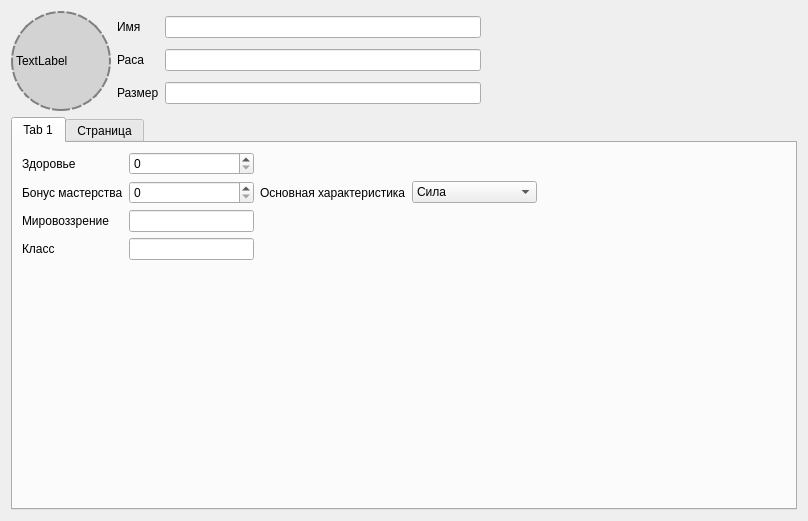
<?xml version="1.0" encoding="UTF-8"?>
<ui version="4.0">
 <class>Form</class>
 <widget class="QWidget" name="Form">
  <property name="geometry">
   <rect>
    <x>0</x>
    <y>0</y>
    <width>808</width>
    <height>521</height>
   </rect>
  </property>
  <property name="windowTitle">
   <string>Form</string>
  </property>
  <layout class="QGridLayout" name="gridLayout_3">
   <item row="1" column="0" colspan="2">
    <widget class="QTabWidget" name="tabWidget">
     <property name="currentIndex">
      <number>0</number>
     </property>
     <widget class="QWidget" name="tab">
      <attribute name="title">
       <string>Tab 1</string>
      </attribute>
      <layout class="QGridLayout" name="gridLayout_2">
       <item row="1" column="2">
        <widget class="QLabel" name="label_The_main_characteristic">
         <property name="text">
          <string>Основная характеристика</string>
         </property>
        </widget>
       </item>
       <item row="3" column="0">
        <widget class="QLabel" name="label_Class">
         <property name="text">
          <string>Класс</string>
         </property>
        </widget>
       </item>
       <item row="1" column="1">
        <widget class="QSpinBox" name="spinBox_mastership_bonus"/>
       </item>
       <item row="4" column="0">
        <spacer name="verticalSpacer">
         <property name="orientation">
          <enum>Qt::Orientation::Vertical</enum>
         </property>
         <property name="sizeHint" stdset="0">
          <size>
           <width>20</width>
           <height>40</height>
          </size>
         </property>
        </spacer>
       </item>
       <item row="1" column="4">
        <spacer name="horizontalSpacer_5">
         <property name="orientation">
          <enum>Qt::Orientation::Horizontal</enum>
         </property>
         <property name="sizeHint" stdset="0">
          <size>
           <width>40</width>
           <height>20</height>
          </size>
         </property>
        </spacer>
       </item>
       <item row="1" column="0">
        <widget class="QLabel" name="label_mastership_bonus">
         <property name="text">
          <string>Бонус мастерства</string>
         </property>
        </widget>
       </item>
       <item row="0" column="0">
        <widget class="QLabel" name="label_health">
         <property name="text">
          <string>Здоровье</string>
         </property>
        </widget>
       </item>
       <item row="3" column="1">
        <widget class="QLineEdit" name="lineEdit_class"/>
       </item>
       <item row="2" column="0">
        <widget class="QLabel" name="label_worldview">
         <property name="text">
          <string>Мировоззрение</string>
         </property>
        </widget>
       </item>
       <item row="2" column="1">
        <widget class="QLineEdit" name="lineEdit_worldview"/>
       </item>
       <item row="0" column="5">
        <spacer name="horizontalSpacer_3">
         <property name="orientation">
          <enum>Qt::Orientation::Horizontal</enum>
         </property>
         <property name="sizeHint" stdset="0">
          <size>
           <width>40</width>
           <height>20</height>
          </size>
         </property>
        </spacer>
       </item>
       <item row="1" column="3">
        <widget class="QComboBox" name="comboBox_The_main_characteristic">
         <item>
          <property name="text">
           <string>Сила</string>
          </property>
         </item>
         <item>
          <property name="text">
           <string>Ловкость</string>
          </property>
         </item>
         <item>
          <property name="text">
           <string>Телосложение</string>
          </property>
         </item>
         <item>
          <property name="text">
           <string>Интелект</string>
          </property>
         </item>
         <item>
          <property name="text">
           <string>Мудрость</string>
          </property>
         </item>
         <item>
          <property name="text">
           <string>Харизма</string>
          </property>
         </item>
        </widget>
       </item>
       <item row="1" column="5">
        <spacer name="horizontalSpacer">
         <property name="orientation">
          <enum>Qt::Orientation::Horizontal</enum>
         </property>
         <property name="sizeHint" stdset="0">
          <size>
           <width>40</width>
           <height>20</height>
          </size>
         </property>
        </spacer>
       </item>
       <item row="0" column="3">
        <spacer name="horizontalSpacer_4">
         <property name="orientation">
          <enum>Qt::Orientation::Horizontal</enum>
         </property>
         <property name="sizeHint" stdset="0">
          <size>
           <width>40</width>
           <height>20</height>
          </size>
         </property>
        </spacer>
       </item>
       <item row="0" column="1">
        <widget class="QSpinBox" name="spinBox_health"/>
       </item>
      </layout>
     </widget>
     <widget class="QWidget" name="tab_2">
      <attribute name="title">
       <string>Страница</string>
      </attribute>
      <layout class="QVBoxLayout" name="verticalLayout">
       <item>
        <widget class="QTextEdit" name="textEdit"/>
       </item>
      </layout>
     </widget>
    </widget>
   </item>
   <item row="0" column="1">
    <layout class="QGridLayout" name="gridLayout">
     <item row="1" column="2">
      <spacer name="horizontalSpacer_2">
       <property name="orientation">
        <enum>Qt::Orientation::Horizontal</enum>
       </property>
       <property name="sizeHint" stdset="0">
        <size>
         <width>40</width>
         <height>20</height>
        </size>
       </property>
      </spacer>
     </item>
     <item row="0" column="1">
      <widget class="QLineEdit" name="lineEdit_name"/>
     </item>
     <item row="1" column="0">
      <widget class="QLabel" name="label_race">
       <property name="text">
        <string>Раса</string>
       </property>
      </widget>
     </item>
     <item row="2" column="0">
      <widget class="QLabel" name="label_Size">
       <property name="text">
        <string>Размер</string>
       </property>
      </widget>
     </item>
     <item row="2" column="1">
      <widget class="QLineEdit" name="lineEdit_Size"/>
     </item>
     <item row="0" column="0">
      <widget class="QLabel" name="label_name">
       <property name="text">
        <string>Имя</string>
       </property>
      </widget>
     </item>
     <item row="1" column="1">
      <widget class="QLineEdit" name="lineEdit_race"/>
     </item>
    </layout>
   </item>
   <item row="0" column="0">
    <widget class="QLabel" name="label_icon">
     <property name="minimumSize">
      <size>
       <width>100</width>
       <height>100</height>
      </size>
     </property>
     <property name="maximumSize">
      <size>
       <width>100</width>
       <height>100</height>
      </size>
     </property>
     <property name="styleSheet">
      <string notr="true">border: 2px dashed gray;       /* Пунктирная рамка */
border-radius: 50%;            /* Круглая форма */
background: lightgray;         /* Серый фон-заглушка */
background-position: center;
background-repeat: no-repeat;
</string>
     </property>
     <property name="text">
      <string>TextLabel</string>
     </property>
    </widget>
   </item>
  </layout>
 </widget>
 <resources/>
 <connections/>
</ui>
